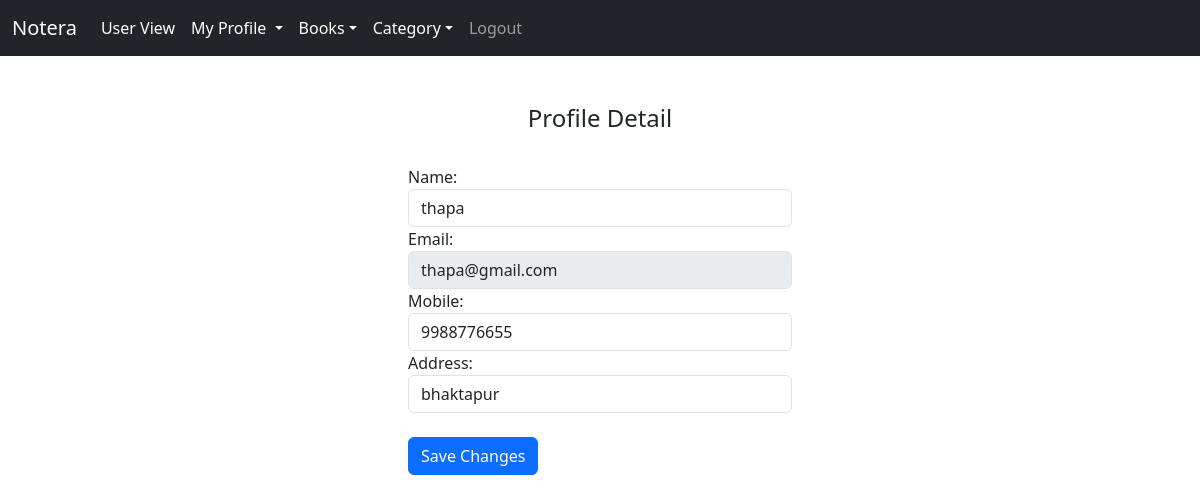
Page /admin/edit_profile.php (signed in) on the committed database.
### tables this page shows
CREATE TABLE `users` (
  `id` int(11) NOT NULL,
  `name` varchar(50) NOT NULL,
  `email` varchar(100) NOT NULL,
  `password` varchar(255) NOT NULL,
  `mobile` varchar(10) DEFAULT NULL,
  `address` varchar(250) NOT NULL,
  `role` varchar(255) DEFAULT NULL
);

### admin/edit_profile.php (the view, shortened to what this page needs)
<?php
$connection = mysqli_connect("localhost", "root", "", "lms");
$name = "";
$email = "";
$mobile = "";
$address = "";
$query = "SELECT * FROM users WHERE email = '$_SESSION[email]'";
$query_run = mysqli_query($connection, $query);
while ($row = mysqli_fetch_assoc($query_run)) {
    $name = $row['name'];
    $email = $row['email'];
    $mobile = $row['mobile'];
    $address = $row['address'];
}
?>
<!DOCTYPE html>
<html>
<head>
    <link href="https://cdn.jsdelivr.net/npm/bootstrap@5.3.0/dist/css/bootstrap.min.css" rel="stylesheet"
>
</head>
<body>
<nav class="navbar navbar-expand-lg navbar-dark bg-dark">
		<div class="container-fluid">
			<div class="collapse navbar-collapse" id="navbarSupportedContent">
				<ul class="navbar-nav me-auto mb-2 mb-lg-0">
					<a class="navbar-brand" href="admin_dashboard.php">Notera</a>
					<li class="nav-item">
						<a class="nav-link active" href="../user_dashboard.php">User View</a>
					</li>
					<li class="nav-item dropdown">
						<a class="nav-link dropdown-toggle active" role="button" data-bs-toggle="dropdown">My Profile </a>
					</li>
				<li class="nav-item dropdown">
					<a class="nav-link dropdown-toggle active" role="button" data-bs-toggle="dropdown">Books</a>
				<li>
				<li class="nav-item dropdown">
					<a class="nav-link dropdown-toggle active" role="button" data-bs-toggle="dropdown">Category</a>
						<li?><a class="dropdown-item" href="manage_cat.php">Manage Category</a></li>
                        <li?><a class="dropdown-item" href="add_subcat.php">Add Sub Category</a></li>
                        <li?><a class="dropdown-item" href="manage_subcat.php">Manage Sub Category</a></li>
					</ul>
				<li>
				<li class="nav-item">
					<a class="nav-link" href="../logout.php">Logout</a>
				</li>
			</div>
		</div>
	</nav><br>
<br><center><h4>Profile Detail</h4><br></center>
<div class="row">
    <div class="col-md-4"></div>
    <div class="col-md-4">
        <form method="post">
            <div class="form-group">
                <label for="new_name">Name:</label>
                <input type="text" class="form-control" name="new_name" value="<?php echo $name; ?>">
            </div>
            <div class="form-group">
                <label for="new_email">Email:</label>
                <input type="text" class="form-control" name="new_email" value="<?php echo $email; ?>" disabled>
            </div>
            <div class="form-group">
                <label for="new_mobile">Mobile:</label>
                <input type="text" class="form-control" name="new_mobile" value="<?php echo $mobile; ?>">
            </div>
            <div class="form-group">
                <label for="new_address">Address:</label>
                <input type="text" class="form-control" name="new_address" value="<?php echo $address; ?>">
            </div>
			<br>
            <button type="submit" class="btn btn-primary">Save Changes</button>
        </form>
    </div>
    <div class="col-md-4"></div>
</div>
</body>
</html>

### rows in the picture
users: new_name "thapa", new_email "thapa@gmail.com", new_mobile "9988776655", new_address "bhaktapur"
